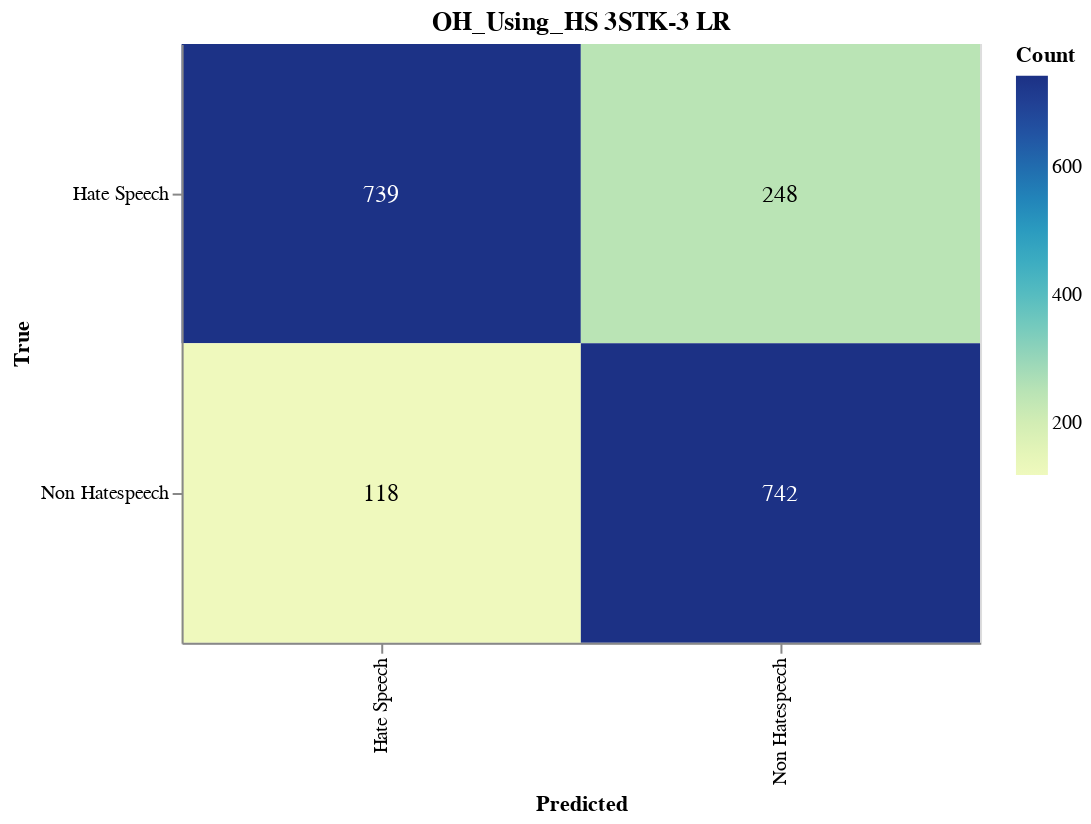

Notebook code cell kept with this figure:
### Markdown cell above
#### Save CM

### Code cell
import altair as alt
import altair_saver
import pandas as pd
from sklearn.metrics import confusion_matrix

# Calculate the confusion matrix
cm = confusion_matrix(y_val, adjusted_predictions)

# Define class names
class_names = ['Hate Speech', 'Non Hatespeech']

# Convert confusion matrix to DataFrame
cm_df = pd.DataFrame(cm, index=class_names, columns=class_names).reset_index().melt(id_vars='index')
cm_df.columns = ['True', 'Predicted', 'Count']

# Ensure the order of categories
cm_df['True'] = pd.Categorical(cm_df['True'], categories=class_names, ordered=True)
cm_df['Predicted'] = pd.Categorical(cm_df['Predicted'], categories=class_names, ordered=True)

# Create the Altair plot
heatmap = alt.Chart(cm_df).mark_rect().encode(
    x=alt.X('Predicted:O', sort=class_names),
    y=alt.Y('True:O', sort=class_names),
    color='Count:Q',
    tooltip=['True', 'Predicted', 'Count']
).properties(
    width=400,
    height=300,
    title='OH_Using_HS 3STK-3 LR'
)

# Add text labels
text = heatmap.mark_text(
    align='center',
    baseline='middle',
    fontSize=12
).encode(
    text='Count:Q',
    color=alt.condition(
        alt.datum.Count > cm.max() / 2,
        alt.value('white'),
        alt.value('black')
    )
)

# Combine heatmap and text
final_chart = heatmap + text

# Display the plot
final_chart.show()

### Figure 1 — Vega-Lite specification as saved in the notebook (floating-point values rounded to 4 significant figures)
{"config": {"view": {"continuousWidth": 300, "continuousHeight": 300}}, "layer": [{"mark": {"type": "rect"}, "encoding": {"color": {"field": "Count", "type": "quantitative"}, "tooltip": [{"field": "True", "type": "ordinal"}, {"field": "Predicted", "type": "ordinal"}, {"field": "Count", "type": "quantitative"}], "x": {"field": "Predicted", "sort": ["Hate Speech", "Non Hatespeech"], "type": "ordinal"}, "y": {"field": "True", "sort": ["Hate Speech", "Non Hatespeech"], "type": "ordinal"}}, "title": "OH_Using_HS 3STK-3 LR"}, {"mark": {"type": "text", "align": "center", "baseline": "middle", "fontSize": 12}, "encoding": {"color": {"condition": {"test": "(datum.Count > 371.0)", "value": "white"}, "value": "black"}, "text": {"field": "Count", "type": "quantitative"}, "tooltip": [{"field": "True", "type": "ordinal"}, {"field": "Predicted", "type": "ordinal"}, {"field": "Count", "type": "quantitative"}], "x": {"field": "Predicted", "sort": ["Hate Speech", "Non Hatespeech"], "type": "ordinal"}, "y": {"field": "True", "sort": ["Hate Speech", "Non Hatespeech"], "type": "ordinal"}}, "title": "OH_Using_HS 3STK-3 LR"}], "data": {"name": "data-e3f67e8f993ad46041c928af3ad01f2d"}, "height": 300, "width": 400, "$schema": "https://vega.github.io/schema/vega-lite/v5.17.0.json", "datasets": {"data-e3f67e8f993ad46041c928af3ad01f2d": [{"True": "Hate Speech", "Predicted": "Hate Speech", "Count": 739}, {"True": "Non Hatespeech", "Predicted": "Hate Speech", "Count": 118}, {"True": "Hate Speech", "Predicted": "Non Hatespeech", "Count": 248}, {"True": "Non Hatespeech", "Predicted": "Non Hatespeech", "Count": 742}]}}
